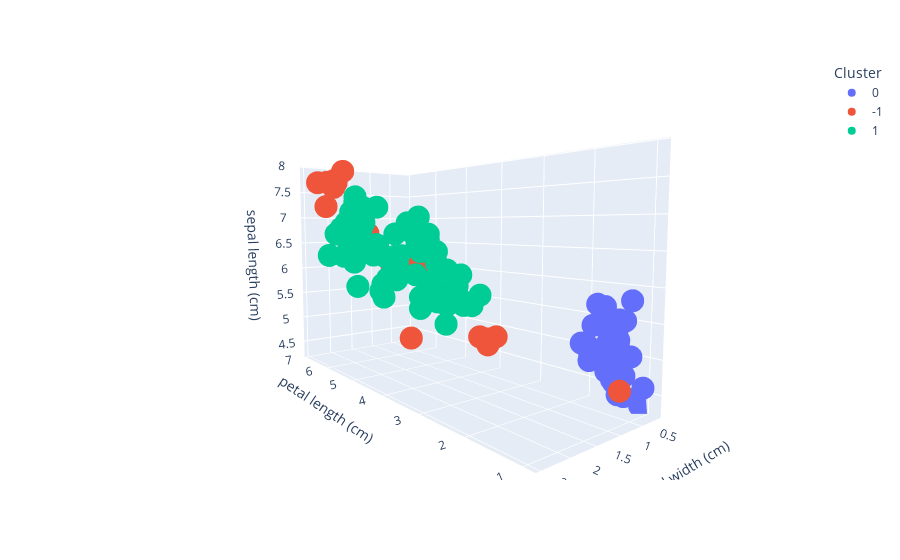

The code cell stored with this chart in its notebook:
### Code cell
fig = px.scatter_3d(df,
                    x="petal length (cm)",
                    y="petal width (cm)",
                    z="sepal length (cm)",
                    color="Cluster",
                    height=500)
fig.show()

### Figure 1 — Plotly figure (JSON) as saved in the notebook; plotly's stock layout.template omitted (floating-point values rounded to 4 significant figures)
{"data": [{"hovertemplate": "Cluster=0<br>petal length (cm)=%{x}<br>petal width (cm)=%{y}<br>sepal length (cm)=%{z}<extra></extra>", "legendgroup": "0", "marker": {"color": "#636efa", "symbol": "circle"}, "mode": "markers", "name": "0", "scene": "scene", "showlegend": true, "type": "scatter3d", "x": [1.4, 1.4, 1.3, 1.5, 1.4, 1.7, 1.4, 1.5, 1.4, 1.5, 1.5, 1.6, 1.4, 1.1, 1.2, 1.5, 1.3, 1.4, 1.7, 1.5, 1.7, 1.5, 1, 1.7, 1.9, 1.6, 1.6, 1.5, 1.4, 1.6, 1.6, 1.5, 1.5, 1.4, 1.5, 1.2, 1.3, 1.4, 1.3, 1.5, 1.3, 1.3, 1.6, 1.9, 1.4, 1.6, 1.4, 1.5, 1.4], "y": [0.2, 0.2, 0.2, 0.2, 0.2, 0.4, 0.3, 0.2, 0.2, 0.1, 0.2, 0.2, 0.1, 0.1, 0.2, 0.4, 0.4, 0.3, 0.3, 0.3, 0.2, 0.4, 0.2, 0.5, 0.2, 0.2, 0.4, 0.2, 0.2, 0.2, 0.2, 0.4, 0.1, 0.2, 0.2, 0.2, 0.2, 0.1, 0.2, 0.2, 0.3, 0.2, 0.6, 0.4, 0.3, 0.2, 0.2, 0.2, 0.2], "z": [5.1, 4.9, 4.7, 4.6, 5, 5.4, 4.6, 5, 4.4, 4.9, 5.4, 4.8, 4.8, 4.3, 5.8, 5.7, 5.4, 5.1, 5.7, 5.1, 5.4, 5.1, 4.6, 5.1, 4.8, 5, 5, 5.2, 5.2, 4.7, 4.8, 5.4, 5.2, 5.5, 4.9, 5, 5.5, 4.9, 4.4, 5.1, 5, 4.4, 5, 5.1, 4.8, 5.1, 4.6, 5.3, 5]}, {"hovertemplate": "Cluster=-1<br>petal length (cm)=%{x}<br>petal width (cm)=%{y}<br>sepal length (cm)=%{z}<extra></extra>", "legendgroup": "-1", "marker": {"color": "#EF553B", "symbol": "circle"}, "mode": "markers", "name": "-1", "scene": "scene", "showlegend": true, "type": "scatter3d", "x": [1.3, 3.3, 3.5, 4.5, 4.4, 3.3, 3, 6.6, 4.5, 5.8, 6.1, 6.7, 6.9, 6.7, 6.4, 5.6, 6.1], "y": [0.3, 1, 1, 1.5, 1.3, 1, 1.1, 2.1, 1.7, 1.8, 2.5, 2.2, 2.3, 2, 2, 1.4, 2.3], "z": [4.5, 4.9, 5, 6.2, 6.3, 5, 5.1, 7.6, 4.9, 6.7, 7.2, 7.7, 7.7, 7.7, 7.9, 6.1, 7.7]}, {"hovertemplate": "Cluster=1<br>petal length (cm)=%{x}<br>petal width (cm)=%{y}<br>sepal length (cm)=%{z}<extra></extra>", "legendgroup": "1", "marker": {"color": "#00cc96", "symbol": "circle"}, "mode": "markers", "name": "1", "scene": "scene", "showlegend": true, "type": "scatter3d", "x": [4.7, 4.5, 4.9, 4, 4.6, 4.5, 4.7, 4.6, 3.9, 4.2, 4, 4.7, 3.6, 4.4, 4.5, 4.1, 3.9, 4.8, 4, 4.9, 4.7, 4.3, 4.4, 4.8, 5, 4.5, 3.5, 3.8, 3.7, 3.9, 5.1, 4.5, 4.5, 4.7, 4.1, 4, 4.4, 4.6, 4, 4.2, 4.2, 4.2, 4.3, 4.1, 6, 5.1, 5.9, 5.6, 5.8, 6.3, 5.1, 5.3, 5.5, 5, 5.1, 5.3, 5.5, 5, 5.7, 4.9, 4.9, 5.7, 6, 4.8, 4.9, 5.6, 5.8, 6.1, 5.6, 5.1, 5.6, 5.5, 4.8, 5.4, 5.6, 5.1, 5.1, 5.9, 5.7, 5.2, 5, 5.2, 5.4, 5.1], "y": [1.4, 1.5, 1.5, 1.3, 1.5, 1.3, 1.6, 1.3, 1.4, 1.5, 1, 1.4, 1.3, 1.4, 1.5, 1, 1.1, 1.8, 1.3, 1.5, 1.2, 1.3, 1.4, 1.4, 1.7, 1.5, 1, 1.1, 1, 1.2, 1.6, 1.5, 1.6, 1.5, 1.3, 1.3, 1.2, 1.4, 1.2, 1.3, 1.2, 1.3, 1.3, 1.3, 2.5, 1.9, 2.1, 1.8, 2.2, 1.8, 2, 1.9, 2.1, 2, 2.4, 2.3, 1.8, 1.5, 2.3, 2, 1.8, 2.1, 1.8, 1.8, 1.8, 2.1, 1.6, 1.9, 2.2, 1.5, 2.4, 1.8, 1.8, 2.1, 2.4, 2.3, 1.9, 2.3, 2.5, 2.3, 1.9, 2, 2.3, 1.8], "z": [7, 6.4, 6.9, 5.5, 6.5, 5.7, 6.3, 6.6, 5.2, 5.9, 6, 6.1, 5.6, 6.7, 5.6, 5.8, 5.6, 5.9, 6.1, 6.3, 6.1, 6.4, 6.6, 6.8, 6.7, 6, 5.7, 5.5, 5.5, 5.8, 6, 5.4, 6, 6.7, 5.6, 5.5, 5.5, 6.1, 5.8, 5.6, 5.7, 5.7, 6.2, 5.7, 6.3, 5.8, 7.1, 6.3, 6.5, 7.3, 6.5, 6.4, 6.8, 5.7, 5.8, 6.4, 6.5, 6, 6.9, 5.6, 6.3, 6.7, 7.2, 6.2, 6.1, 6.4, 7.2, 7.4, 6.4, 6.3, 6.3, 6.4, 6, 6.9, 6.7, 6.9, 5.8, 6.8, 6.7, 6.7, 6.3, 6.5, 6.2, 5.9]}], "layout": {"autosize": true, "legend": {"title": {"text": "Cluster"}, "tracegroupgap": 0}, "margin": {"t": 60}, "scene": {"aspectmode": "auto", "aspectratio": {"x": 1.591, "y": 0.6473, "z": 0.9709}, "camera": {"center": {"x": 0, "y": 0, "z": 0}, "eye": {"x": -1.694, "y": 1.335, "z": 0.1866}, "projection": {"type": "perspective"}, "up": {"x": 0, "y": 0, "z": 1}}, "domain": {"x": [0, 1], "y": [0, 1]}, "xaxis": {"title": {"text": "petal length (cm)"}, "type": "linear"}, "yaxis": {"title": {"text": "petal width (cm)"}, "type": "linear"}, "zaxis": {"title": {"text": "sepal length (cm)"}, "type": "linear"}}}}
